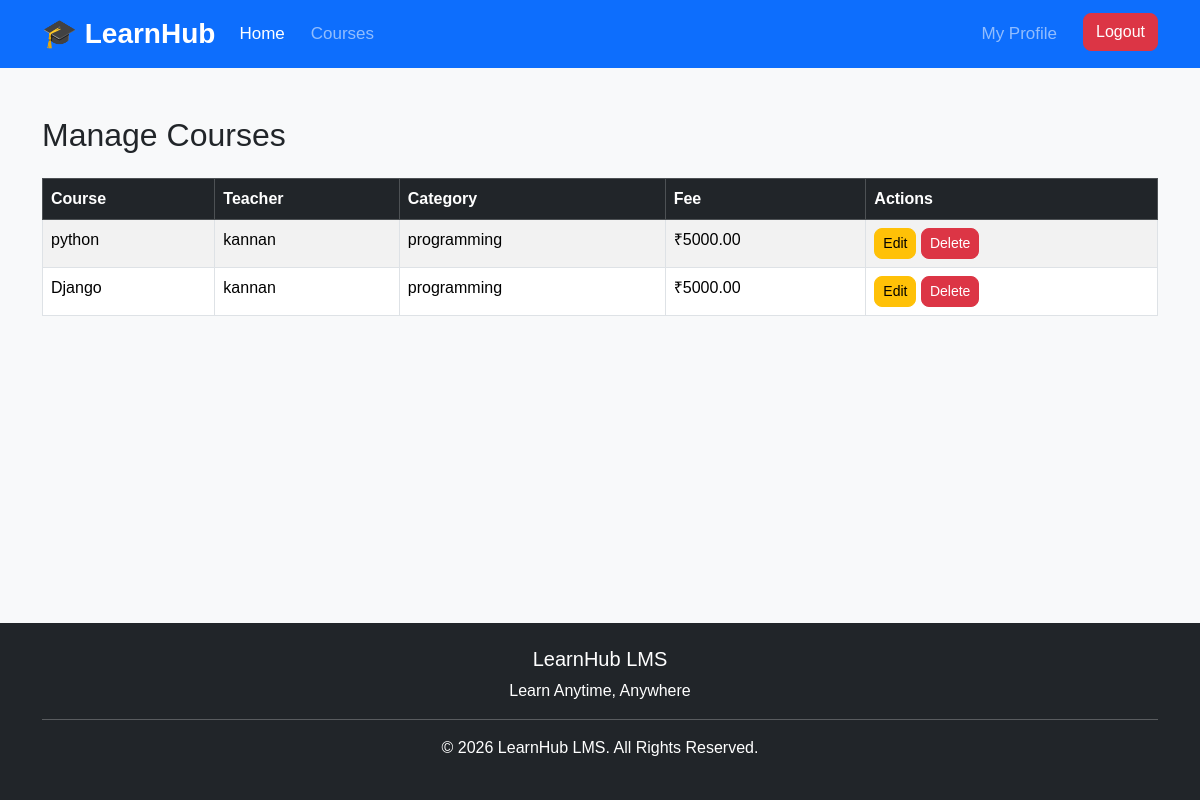
Page /manage-courses/ (signed in) on the committed database.
### courses/models.py (models this page shows, shortened)
class Course(models.Model):
    teacher = models.ForeignKey(
        Profile,
        on_delete=models.CASCADE,
        limit_choices_to={'role': 'teacher'}
    )
    title = models.CharField(max_length=200)
    description = models.TextField()
    category = models.CharField(
        max_length=30,
        choices=CATEGORY_CHOICES
    )
    level = models.CharField(
        max_length=20,
        choices=LEVEL_CHOICES
    )
    course_fee = models.DecimalField(
        max_digits=10,
        decimal_places=2
    )
    duration = models.CharField(
        max_length=100
    )
    course_image = models.ImageField(
        upload_to="courses/",
        blank=True,
        null=True
    )
    maximum_students = models.PositiveIntegerField(
        default=100
    )
    language = models.CharField(
        max_length=50,
        default="English"
    )
    status = models.CharField(
        max_length=20,
        choices=STATUS_CHOICES,
        default="draft"
    )
    created_at = models.DateTimeField(
        auto_now_add=True
    )
    updated_at = models.DateTimeField(
        auto_now=True
    )

### accounts/models.py (models this page shows, shortened)
class Profile(models.Model):
    user = models.OneToOneField(
        User,
        on_delete=models.CASCADE
    )
    role = models.CharField(
        max_length=10,
        choices=ROLE_CHOICES
    )
    phone = models.CharField(
        max_length=15,
        blank=True
    )
    gender = models.CharField(
        max_length=10,
        choices=GENDER_CHOICES,
        blank=True
    )
    date_of_birth = models.DateField(
        null=True,
        blank=True
    )
    address = models.TextField(
        blank=True
    )
    city = models.CharField(
        max_length=100,
        blank=True
    )
    state = models.CharField(
        max_length=100,
        blank=True
    )
    country = models.CharField(
        max_length=100,
        default="India"
    )
    profile_image = models.ImageField(
        upload_to="profiles/",
        blank=True,
        null=True
    )
    bio = models.TextField(
        blank=True
    )
    created_at = models.DateTimeField(
        auto_now_add=True
    )
    updated_at = models.DateTimeField(
        auto_now=True
    )
    is_teacher_approved = models.BooleanField(default=False)

### accounts/views.py (the view)
@login_required
def manage_courses(request):
    if not request.user.is_superuser:
        return redirect("login")
    courses = Course.objects.select_related(
        "teacher__user"
    )
    return render(
        request,
        "accounts/manage_courses.html",
        {
            "courses": courses
        }
    )

### templates/accounts/manage_courses.html (shortened to what this page needs)
{% extends 'base.html' %}
{% block content %}
<div class="container mt-5">
    <h2 class="mb-4">
        Manage Courses
    </h2>
    <table class="table table-bordered table-striped">
        <thead class="table-dark">
            <tr>
                <th>Course</th>
                <th>Teacher</th>
                <th>Category</th>
                <th>Fee</th>
                <th>Actions</th>
            </tr>
        </thead>
        <tbody>
            {% for course in courses %}
            <tr>
                <td>{{ course.title }}</td>
                <td>{{ course.teacher.user.username }}</td>
                <td>{{ course.category }}</td>
                <td>₹{{ course.course_fee }}</td>
                <td>
                    <a
                        href="{% url 'edit_course' course.id %}"
                        class="btn btn-warning btn-sm">
                        Edit
                    </a>
                    <a
                        href="{% url 'delete_course' course.id %}"
                        class="btn btn-danger btn-sm">
                        Delete
                    </a>
                </td>
            </tr>
            {% empty %}
            <tr>
                <td colspan="5" class="text-center">
                    No courses found.
                </td>
            </tr>
            {% endfor %}
        </tbody>
    </table>
</div>
{% endblock %}

### static/css/style.css (style rules this page uses)
body { font-family: Arial, sans-serif; background-color: #f8f9fa; }
html, body { height:100%; }
body { background:#f8f9fa; }
.btn { border-radius:8px; }

### rows in the picture
Course: title "python", teacher.user.username "kannan", category "programming", course_fee "5000.00"
Course: title "Django", teacher.user.username "kannan", category "programming", course_fee "5000.00"
